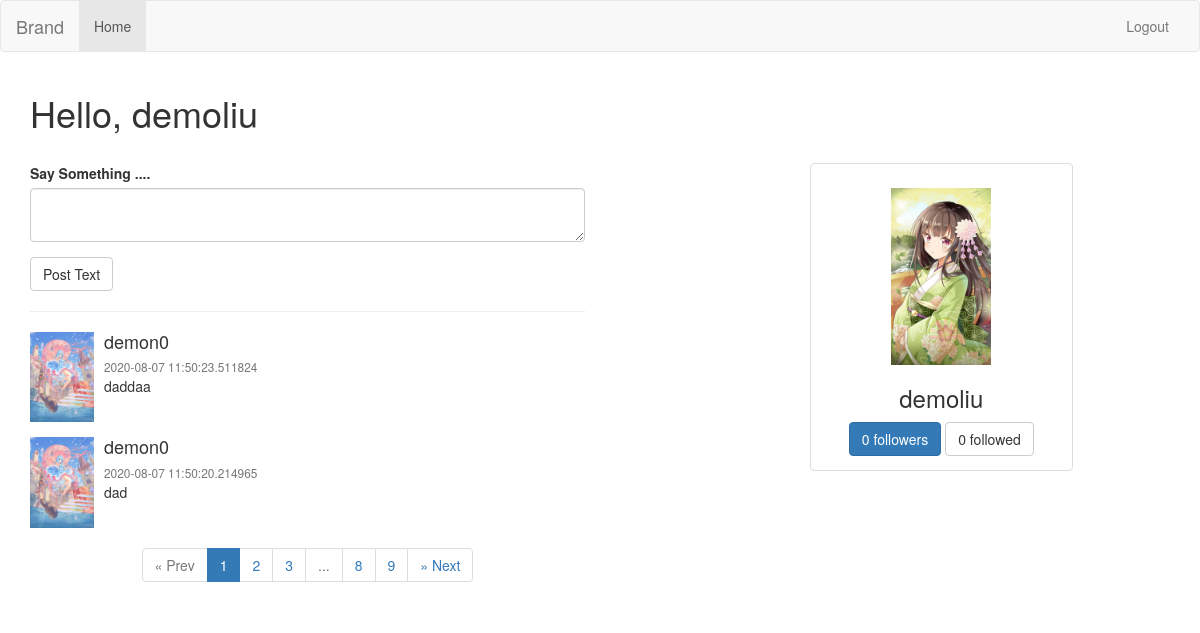
Screenshot of / (signed in) with the database file from the repository.
### app/models.py (models this page shows, shortened)
class User(db.Model, UserMixin):
	id = db.Column(db.Integer, primary_key=True)
	username = db.Column(db.String(20), unique=True, nullable=False)
	password = db.Column(db.String(20), nullable=False)
	email = db.Column(db.String(120), unique=True, nullable=False)
	avatar_img = db.Column(db.String(120), default='./static/asset/test.jpg', nullable=False)
	posts = db.relationship('Post', backref=db.backref('author', lazy=True))
	followed = db.relationship(
		'User', secondary=followers,
		primaryjoin=(followers.c.follower_id == id),
		secondaryjoin=(followers.c.followed_id == id),
		backref=db.backref('followers', lazy=True), lazy=True
	)

class Post(db.Model):
	id = db.Column(db.Integer, primary_key=True)
	body = db.Column(db.String(140), nullable=False)
	timestamp = db.Column(db.DateTime, default=datetime.utcnow)
	user_id = db.Column(db.Integer, db.ForeignKey('user.id'), nullable=False)

### app/route.py (the view)
@app.route('/', methods=['GET', 'POST'])  # 指定路由
@login_required
def index():
	form = PortTweetForm()
	if form.validate_on_submit():
		body = form.text.data
		post = Post(body=body)
		current_user.posts.append(post)
		db.session.commit()
		flash('You have post a new tweet.', category='success')
	n_followers = len(current_user.followers)
	n_followed = len(current_user.followed)
	page = request.args.get('page', 1, type=int)
	posts = Post.query.order_by(Post.timestamp.desc()).paginate(page, 2, False)
	return render_template('index.html', form=form, posts=posts, n_followers=n_followers, n_followed=n_followed)

### app/forms.py
class PortTweetForm(FlaskForm):
	text = TextAreaField('Say Something  ....', validators=[DataRequired(), Length(min=1, max=40)])
	submit = SubmitField('Post Text')

### app/models.py (called while the page is built)
@login.user_loader
def load_user(user_id):
	return User.query.filter_by(id=user_id).first()

### app/templates/index.html
{% extends "base.html" %}
{% block app_content %}
    <h1>Hello, {{ current_user.username }}</h1>
    <br>
    <div class="row">
        <div class="col-md-6">
            {% import 'bootstrap/wtf.html' as wtf %}
            {{ wtf.quick_form(form) }}
            <hr>
            {% include "post_content.html" %}
        </div>
        <div class="col-md-3 col-md-offset-2">
            <div class="thumbnail text-center">
                <br>
                <img src="{{ current_user.avatar_img }}" alt="avatar" width="100px" >
                <div class="text-center">
                    <h3>{{ current_user.username }}</h3>
                    <p>
                        <a href="#" class="btn btn-primary" role="button">{{ n_followers }} followers</a>
                        <a href="#" class="btn btn-default" role="button">{{ n_followed }} followed</a>
                    </p>
                </div>
            </div>
        </div>
    </div>
{% endblock %}

### app/templates/base.html (shortened to what this page needs)
{% extends "bootstrap/base.html" %}
{% block navbar %}
    {% include 'navbar.html' %}
{% endblock %}
{% block content %}
    <div class="container">
        <div class="row">
            <div class="col-lg-6">
            </div>
        </div>
        {% block app_content %}
        {% endblock %}
    </div>
{% endblock %}

### app/templates/navbar.html (shortened to what this page needs)
<nav class="navbar navbar-default">
  <div class="container-fluid">
    <div class="navbar-header">
      <a class="navbar-brand" href="#">Brand</a>
    </div>
    <div class="collapse navbar-collapse" id="bs-example-navbar-collapse-1">
      <ul class="nav navbar-nav">
        <li class="{% if request.endpoint == 'index' %}active{% endif %}">
            <a href="{{ url_for('index') }}">Home</a>
        </li>
      </ul>
      <ul class="nav navbar-nav navbar-right">
      {% if not current_user.is_authenticated %}
        <li class="{% if request.endpoint == 'login' %}active{% endif %}">
            <a href="{{ url_for('login') }}">Login In</a>
        </li>
        <li class="{% if request.endpoint == 'register' %}active{% endif %}">
            <a href="{{ url_for('register') }}">Register</a>
        </li>
      {% else %}
        <li class="{% if request.endpoint == 'logout' %}active{% endif %}">
            <a href="{{ url_for('logout') }}">Logout</a>
        </li>
      {% endif %}
      </ul>
    </div>
  </div>
</nav>

### app/templates/post_content.html
{% for post in posts.items %}
    <div class="media">
        <div class="media-left">
            <a href="{{ url_for('user_page', username=post.author.username) }}">
                <img src="{{ post.author.avatar_img }}" alt="avatar" width="64px">
            </a>
        </div>
        <div class="media-body">
            <h4 class="media-heading">{{ post.author.username }}</h4>
            <small class="text-muted">{{ post.timestamp }}</small>
            <p>{{ post.body }}</p>
        </div>
    </div>
{% endfor %}
<nav aria-label="Page navigation">
    <center>
        <ul class="pagination">
                <li class="{% if not posts.has_prev %}disabled{% endif %}">
                    <a href="{{ url_for('index', page=posts.prev_num) }}" aria-label="Previous">
                        <span aria-hidden="true">&laquo; Prev</span>
                    </a>
                </li>
                {% for i in posts.iter_pages(right_current=3) %}
                    {% if i %}
                        <li class="{% if i == posts.page %}active{% endif %}"><a href="{{ url_for("index", page=i) }}">{{ i }}</a> </li>
                    {% else %}
                        <li class="disabled"><a href="#">...</a> </li>
                    {% endif %}
                {% endfor %}
                <li class="{% if not posts.has_next %}disabled{% endif %}">
                    <a href="{{ url_for('index', page=posts.next_num) }}" aria-label="Next">
                        <span aria-hidden="true">&raquo; Next</span>
                    </a>
                </li>
        </ul>
    </center>
</nav>

### rows the page displays
User: username "demoliu", avatar_img (picture)
Post: author.avatar_img (picture), author.username "demon0", timestamp "2020-08-07 11:50:23.511824", body "daddaa"
Post: author.avatar_img (picture), author.username "demon0", timestamp "2020-08-07 11:50:20.214965", body "dad"

### other values shown
{{ i }} "1" "2" "3" "8" "9"
{{ n_followers }} "0"
{{ n_followed }} "0"
